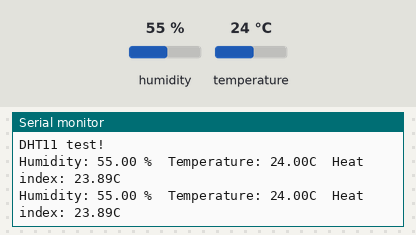
A sketch run on a simulated Arduino Uno, built with avr-gcc and run on an emulated ATmega328P. Parts: the last lines printed to the serial monitor. The inputs (shaded band) are chosen by the test bench; at power-on: humidity 55 %, temperature 24 °C.

Above: at 4.8 s.
4.9 s: humidity set to 22 %
At 7.0 s:
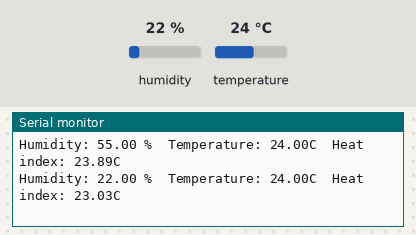
7.9 s: temperature set to 12 °C
At 9.5 s:
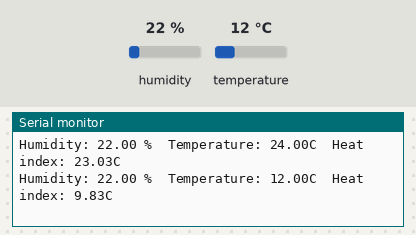
10.9 s: humidity set to 40 %
At 13.1 s:
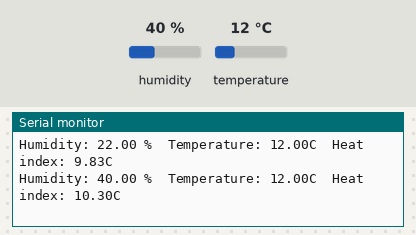
Timing chart, 0 to 14.6 s (numbered marks = the images above; inputs shaded):
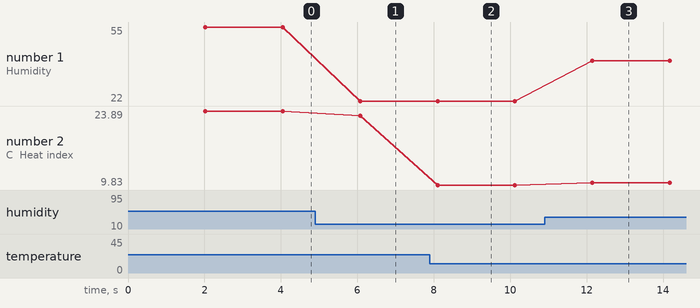

The sketch:

DHT11_-_IIVochtigheidsgraad_-_TemperatuurII.ino
```cpp
#include <DHT.h>

#define DHTPIN 2     // what digital pin we're connected to
#define DHTTYPE DHT11   // DHT 11

// Connect pin 1 (Left) of the sensor to whatever your DHTPIN is
// Connect pin 2 (Middle) of the sensor to 3.3V
// Connect pin 3 (Right) of the sensor to GROUND

// Initialize DHT sensor.
DHT dht(DHTPIN, DHTTYPE);

void setup() {
  Serial.begin(9600);
  Serial.println("DHT11 test!");

  dht.begin();
}

void loop() {
  // Wait a 2 seconds between measurements.
  delay(2000);

  // Reading temperature or humidity takes about 250 milliseconds!
  // Sensor readings may also be up to 2 seconds
  float h = dht.readHumidity();
  // Read temperature as Celsius (the default)
  float t = dht.readTemperature();

  // Check if any reads failed and exit early (to try again).
  if (isnan(h) || isnan(t)) {
    Serial.println("Failed to read from DHT sensor!");
    return;
  }

  // Compute heat index in Celsius (isFahreheit = false)
  float hic = dht.computeHeatIndex(t, h, false);

  Serial.print("Humidity: ");
  Serial.print(h);
  Serial.print(" %\t");
  Serial.print("Temperature: ");
  Serial.print(t);
  Serial.print("C\t");
  Serial.print("Heat index: ");
  Serial.print(hic);
  Serial.println("C ");
}
```

Measured:
- after the input at 4.9 s, the serial monitor: prints a new line after 1.2 s (image 1)
- after the input at 7.9 s, the serial monitor: prints a new line after 0.20 s (image 2)
- after the input at 10.9 s, the serial monitor: prints a new line after 1.2 s (image 3)
- plotted number 1: 55 → 22 after the input at 4.9 s, 22 → 40 after the input at 10.9 s
- plotted number 2: 23.89 → 23.03 after the input at 4.9 s, 23.03 → 9.83 after the input at 7.9 s, 9.83 → 10.3 after the input at 10.9 s
